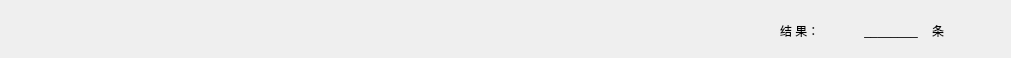
        <widget class="QWidget" name="tab_2">
         <attribute name="title">
          <string>趋势曲线</string>
         </attribute>
         <widget class="QWidget" name="layoutWidget11_2">
          <property name="geometry">
           <rect>
            <x>780</x>
            <y>12</y>
            <width>222</width>
            <height>37</height>
           </rect>
          </property>
          <layout class="QHBoxLayout" name="horizontalLayout_22">
           <item>
            <widget class="QLabel" name="label_139">
             <property name="styleSheet">
              <string notr="true">font: 14pt &quot;黑体&quot;;
color: rgb(0, 0, 0);</string>
             </property>
             <property name="text">
              <string>结 果：</string>
             </property>
            </widget>
           </item>
           <item>
            <widget class="QLabel" name="label_num_2">
             <property name="styleSheet">
              <string notr="true">font: 14pt &quot;黑体&quot;;
color: rgb(0, 0, 0);</string>
             </property>
             <property name="text">
              <string>________</string>
             </property>
             <property name="alignment">
              <set>Qt::AlignCenter</set>
             </property>
            </widget>
           </item>
           <item>
            <widget class="QLabel" name="label_145">
             <property name="styleSheet">
              <string notr="true">font: 14pt &quot;黑体&quot;;
color: rgb(0, 0, 0);</string>
             </property>
             <property name="text">
              <string>条</string>
             </property>
            </widget>
           </item>
          </layout>
         </widget>
        </widget>
